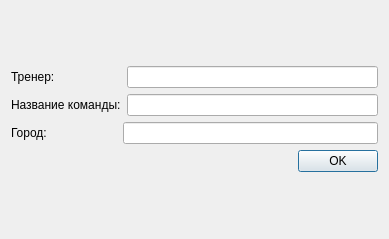
<?xml version="1.0" encoding="UTF-8"?>
<ui version="4.0">
 <class>AddTeamForm</class>
 <widget class="QDialog" name="AddTeamForm">
  <property name="geometry">
   <rect>
    <x>0</x>
    <y>0</y>
    <width>389</width>
    <height>239</height>
   </rect>
  </property>
  <property name="windowTitle">
   <string>Dialog</string>
  </property>
  <layout class="QGridLayout" name="gridLayout">
   <item row="0" column="0">
    <layout class="QVBoxLayout" name="verticalLayout">
     <item>
      <layout class="QHBoxLayout" name="horizontalLayout_2">
       <item>
        <widget class="QLabel" name="label_3">
         <property name="text">
          <string>Тренер:                    </string>
         </property>
        </widget>
       </item>
       <item>
        <widget class="QLineEdit" name="trainer"/>
       </item>
      </layout>
     </item>
     <item>
      <layout class="QHBoxLayout" name="horizontalLayout_4">
       <item>
        <widget class="QLabel" name="label">
         <property name="text">
          <string>Название команды:</string>
         </property>
        </widget>
       </item>
       <item>
        <widget class="QLineEdit" name="name"/>
       </item>
      </layout>
     </item>
     <item>
      <layout class="QHBoxLayout" name="horizontalLayout_3">
       <item>
        <widget class="QLabel" name="label_2">
         <property name="text">
          <string>Город:                     </string>
         </property>
        </widget>
       </item>
       <item>
        <widget class="QLineEdit" name="town"/>
       </item>
      </layout>
     </item>
     <item>
      <layout class="QHBoxLayout" name="horizontalLayout">
       <item>
        <spacer name="horizontalSpacer">
         <property name="orientation">
          <enum>Qt::Horizontal</enum>
         </property>
         <property name="sizeHint" stdset="0">
          <size>
           <width>40</width>
           <height>20</height>
          </size>
         </property>
        </spacer>
       </item>
       <item>
        <widget class="QPushButton" name="ok">
         <property name="text">
          <string>OK</string>
         </property>
        </widget>
       </item>
      </layout>
     </item>
    </layout>
   </item>
  </layout>
 </widget>
 <resources/>
 <connections/>
</ui>
